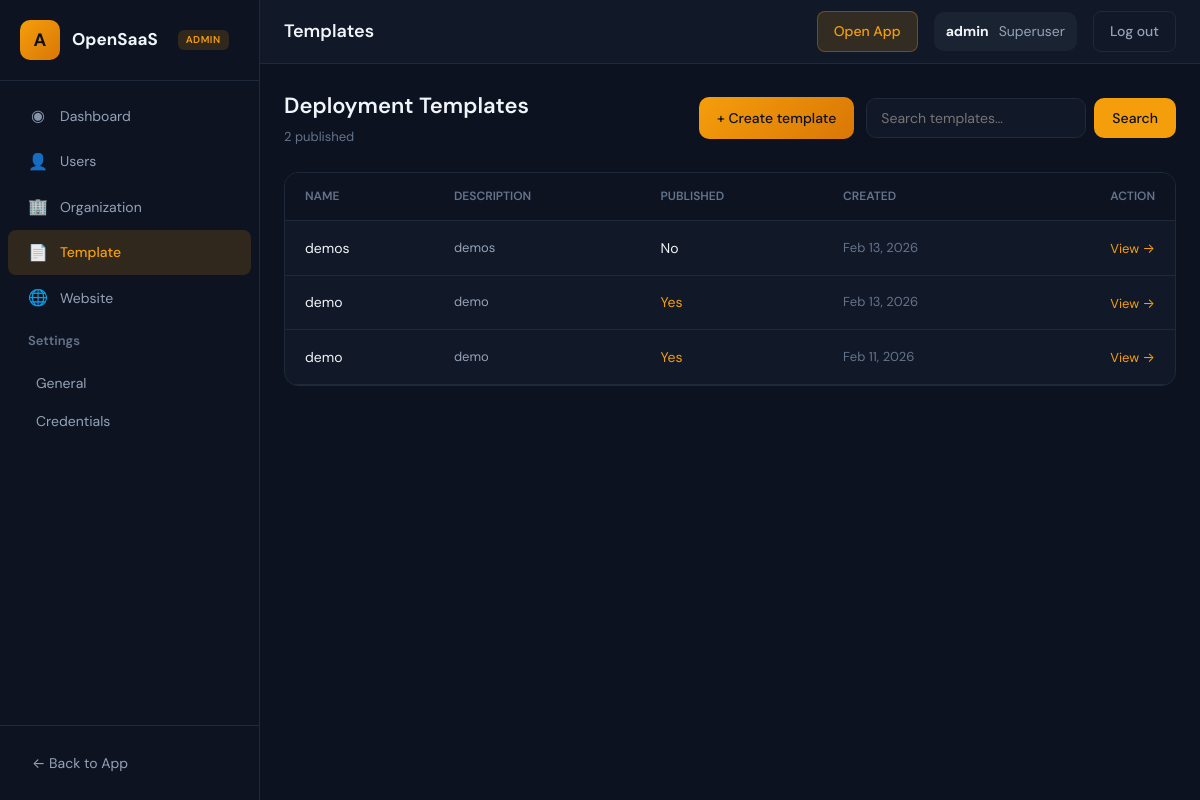
Screenshot of /admin_app/templates/ (signed in) with the database file from the repository.
### admin_app/models.py (models this page shows, shortened)
class DeploymentTemplate(models.Model):
    name = models.CharField(max_length=255)
    description = models.TextField()
    created_at = models.DateTimeField(auto_now_add=True)
    updated_at = models.DateTimeField(auto_now=True)
    published = models.BooleanField(default=False)
    project_id = models.ForeignKey(Project, on_delete=models.CASCADE, null=True, blank=True)
    default_domain = models.CharField(max_length=100, null=True, blank=True)
    workflow_id = models.CharField(max_length=100, null=True, blank=True)

### admin_app/views.py (the view)
# urls.py: path('templates/', views.AdminTemplateListView.as_view(), name='admin_template_list'),
class AdminTemplateListView(SuperuserRequiredMixin, LoginRequiredMixin, TemplateView):
    template_name = 'admin/template_list.html'
    def get(self, request, *args, **kwargs):
        qs = DeploymentTemplate.objects.all().order_by('-created_at')
        search = request.GET.get('search', '')
        if search:
            qs = qs.filter(Q(name__icontains=search) | Q(description__icontains=search))
        paginator = Paginator(qs, 15)
        page_obj = paginator.get_page(request.GET.get('page'))
        published_count = DeploymentTemplate.objects.filter(published=True).count()
        return render(request, self.template_name, {
            'page_obj': page_obj,
            'search': search,
            'published_count': published_count,
        })

### admin_app/views.py (called while the page is built)
    def test_func(self):
        return self.request.user.is_authenticated and self.request.user.is_superuser

### templates/admin/template_list.html (shortened to what this page needs)
{% extends "admin_app/base.html" %}
{% load static %}
{% block navbar_title %}Templates{% endblock %}
{% block content %}
<div class="admin-page-header" style="display: flex; flex-wrap: wrap; align-items: center; justify-content: space-between; gap: 16px; margin-bottom: 24px;">
    <div>
        <h1 style="font-size: 22px; font-weight: 600; color: var(--admin-text);">Deployment Templates</h1>
        <p style="font-size: 13px; color: var(--admin-text-muted); margin-top: 4px;">{{ published_count }} published</p>
    </div>
    <div style="display: flex; align-items: center; gap: 12px; flex-wrap: wrap;">
        <a href="{% url 'admin_template_create' %}" style="
            padding: 10px 18px; font-size: 14px; font-weight: 500; font-family: inherit; color: #0c1220;
            background: linear-gradient(135deg, var(--admin-accent), #d97706); border: none; border-radius: 10px; text-decoration: none;
        ">+ Create template</a>
        <form method="get" action="{% url 'admin_template_list' %}" style="display: flex; gap: 8px;">
        <input type="text" name="search" value="{{ search }}" placeholder="Search templates…" style="
            padding: 10px 14px; font-size: 14px; font-family: inherit; color: var(--admin-text); background: var(--admin-surface); border: 1px solid var(--admin-border); border-radius: 10px; width: 220px; outline: none;
        ">
        <button type="submit" style="padding: 10px 18px; font-size: 14px; font-weight: 500; font-family: inherit; color: #0c1220; background: var(--admin-accent); border: none; border-radius: 10px; cursor: pointer;">Search</button>
        </form>
    </div>
</div>
<div class="admin-table-wrap" style="background: var(--admin-surface); border: 1px solid var(--admin-border); border-radius: 14px; overflow: hidden;">
    <table style="width: 100%; border-collapse: collapse;">
        <thead>
            <tr style="background: var(--admin-sidebar); border-bottom: 1px solid var(--admin-border);">
                <th style="text-align: left; padding: 14px 20px; font-size: 12px; font-weight: 600; color: var(--admin-text-muted); text-transform: uppercase;">Name</th>
                <th style="text-align: left; padding: 14px 20px; font-size: 12px; font-weight: 600; color: var(--admin-text-muted); text-transform: uppercase;">Description</th>
                <th style="text-align: left; padding: 14px 20px; font-size: 12px; font-weight: 600; color: var(--admin-text-muted); text-transform: uppercase;">Published</th>
                <th style="text-align: left; padding: 14px 20px; font-size: 12px; font-weight: 600; color: var(--admin-text-muted); text-transform: uppercase;">Created</th>
                <th style="text-align: right; padding: 14px 20px; font-size: 12px; font-weight: 600; color: var(--admin-text-muted); text-transform: uppercase;">Action</th>
            </tr>
        </thead>
        <tbody>
            {% for t in page_obj %}
            <tr style="border-bottom: 1px solid var(--admin-border);">
                <td style="padding: 14px 20px; font-size: 14px; color: var(--admin-text);">{{ t.name }}</td>
                <td style="padding: 14px 20px; font-size: 13px; color: var(--admin-text-secondary); max-width: 280px;">{{ t.description|truncatewords:15 }}</td>
                <td style="padding: 14px 20px; font-size: 14px;">{% if t.published %}<span style="color: var(--admin-accent);">Yes</span>{% else %}No{% endif %}</td>
                <td style="padding: 14px 20px; font-size: 13px; color: var(--admin-text-muted);">{{ t.created_at|date:"M d, Y" }}</td>
                <td style="padding: 14px 20px; text-align: right;">
                    <a href="{% url 'admin_template_detail' t.pk %}" style="font-size: 13px; color: var(--admin-accent); text-decoration: none;">View →</a>
                </td>
            </tr>
            {% empty %}
            <tr>
                <td colspan="5" style="padding: 32px 20px; text-align: center; color: var(--admin-text-muted);">No templates found.</td>
            </tr>
            {% endfor %}
        </tbody>
    </table>
</div>
{% endblock %}

### templates/admin_app/base.html (shortened to what this page needs)
{% load static %}
<!DOCTYPE html>
<html lang="en">
<head>
</head>
<body>
    <aside class="admin-sidebar">
        <div class="sidebar-header">
            <a href="{% url 'admin_dashboard' %}" class="sidebar-brand">
                <span class="sidebar-logo">A</span>
                <span class="sidebar-brand-text">OpenSaaS</span>
                <span class="sidebar-badge">Admin</span>
            </a>
        </div>
        <nav class="sidebar-nav">
            <a href="{% url 'admin_dashboard' %}" class="menu-item {% if request.resolver_match.url_name == 'admin_dashboard' %}active{% endif %}">
                <span class="menu-item-icon">◉</span>
                <span>Dashboard</span>
            </a>
            <a href="{% url 'admin_users' %}" class="menu-item {% if request.resolver_match.url_name == 'admin_users' or request.resolver_match.url_name == 'admin_user_detail' %}active{% endif %}">
                <span class="menu-item-icon">👤</span>
                <span>Users</span>
            </a>
            <a href="{% url 'admin_organization_list' %}" class="menu-item {% if request.resolver_match.url_name == 'admin_organization_list' or request.resolver_match.url_name == 'admin_organization_detail' %}active{% endif %}">
                <span class="menu-item-icon">🏢</span>
                <span>Organization</span>
            </a>
            <a href="{% url 'admin_template_list' %}" class="menu-item {% if request.resolver_match.url_name == 'admin_template_list' or request.resolver_match.url_name == 'admin_template_detail' or request.resolver_match.url_name == 'admin_template_create' or request.resolver_match.url_name == 'admin_template_edit' %}active{% endif %}">
                <span class="menu-item-icon">📄</span>
                <span>Template</span>
            </a>
            <a href="{% url 'admin_website_list' %}" class="menu-item ">
                <span class="menu-item-icon">🌐</span>
                <span>Website</span>
            </a>
            <div class="menu-group">
                <div class="menu-group-title">Settings</div>
                <div class="menu-group-content">
                    <a href="{% url 'admin_settings_general' %}" class="menu-group-item {% if request.resolver_match.url_name == 'admin_settings_general' %}active{% endif %}">General</a>
                    <a href="{% url 'admin_credentials' %}" class="menu-group-item {% if request.resolver_match.url_name == 'admin_credentials' %}active{% endif %}">Credentials</a>
                </div>
            </div>
        </nav>
        <div class="sidebar-footer">
            <a href="{% url 'list_organization' %}">← Back to App</a>
        </div>
    </aside>
    <main class="admin-main">
        <header class="admin-navbar">
            <div class="admin-navbar-left">
                <span class="admin-navbar-title">{% block navbar_title %}Admin Dashboard{% endblock %}</span>
            </div>
            <div class="admin-navbar-right">
                <a href="{% url 'list_organization' %}" class="btn-app">Open App</a>
                <div class="admin-user">
                    <strong>{{ request.user.get_username }}</strong>
                    <span>Superuser</span>
                </div>
                <a href="{% url 'superuser_logout' %}" class="btn-out">Log out</a>
            </div>
        </header>
        <div class="admin-content">
            {% block content %}{% endblock %}
        </div>
    </main>
</body>
</html>

### templates/admin_app/base.html (style rules this page uses)
* { margin: 0; padding: 0; box-sizing: border-box; }
:root { --admin-bg: #0c1220; --admin-surface: #111827; --admin-surface-hover: #1a2332; --admin-sidebar: #0d1321; --admin-border: #1e293b; --admin-accent: #f59e0b; --admin-accent-hover: #fbbf24; --admin-accent-muted: rgba(245, 158, 11, 0.15); --admin-text: #f1f5f9; --admin-text-secondary: #94a3b8; --admin-text-muted: #64748b; --admin-danger: #ef4444; --sidebar-width: 260px; }
body { font-family: 'DM Sans', -apple-system, BlinkMacSystemFont, sans-serif; background: var(--admin-bg); color: var(--admin-text); line-height: 1.6; min-height: 100vh; display: flex; }
.admin-sidebar { width: var(--sidebar-width); min-height: 100vh; background: var(--admin-sidebar); border-right: 1px solid var(--admin-border); display: flex; flex-direction: column; flex-shrink: 0; }
.sidebar-header { padding: 20px; border-bottom: 1px solid var(--admin-border); }
.sidebar-brand { display: flex; align-items: center; gap: 12px; text-decoration: none; color: inherit; }
.sidebar-logo { width: 40px; height: 40px; background: linear-gradient(135deg, var(--admin-accent), #d97706); border-radius: 10px; display: flex; align-items: center; justify-content: center; font-weight: 700; font-size: 18px; color: #0c1220; }
.sidebar-brand-text { font-weight: 700; font-size: 17px; color: var(--admin-text); }
.sidebar-badge { display: inline-block; margin-left: 8px; padding: 2px 8px; background: var(--admin-accent-muted); color: var(--admin-accent); font-size: 10px; font-weight: 600; text-transform: uppercase; letter-spacing: 0.05em; border-radius: 6px; }
.sidebar-nav { flex: 1; padding: 12px 0; overflow-y: auto; }
.menu-item { display: flex; align-items: center; gap: 12px; padding: 10px 20px; font-size: 14px; color: var(--admin-text-secondary); text-decoration: none; border-radius: 0; margin: 0 8px; border-radius: 8px; transition: background 0.2s, color 0.2s; }
.menu-item.active { background: var(--admin-accent-muted); color: var(--admin-accent); font-weight: 500; }
.menu-item-icon { width: 20px; text-align: center; font-size: 16px; opacity: 0.9; }
.menu-group { margin-bottom: 4px; }
.menu-group-title { padding: 10px 20px; font-size: 13px; font-weight: 600; color: var(--admin-text-muted); margin: 0 8px; border-radius: 8px; }
.menu-group-content { padding: 2px 8px 8px 20px; }
.menu-group-item { display: block; padding: 8px 16px; font-size: 14px; color: var(--admin-text-secondary); text-decoration: none; border-radius: 8px; transition: background 0.2s, color 0.2s; }
.sidebar-footer { padding: 16px 20px; border-top: 1px solid var(--admin-border); }
.sidebar-footer a { display: flex; align-items: center; gap: 10px; padding: 10px 12px; color: var(--admin-text-secondary); text-decoration: none; font-size: 14px; border-radius: 8px; transition: background 0.2s, color 0.2s; }
.admin-main { flex: 1; display: flex; flex-direction: column; min-width: 0; }
.admin-navbar { height: 64px; background: var(--admin-surface); border-bottom: 1px solid var(--admin-border); display: flex; align-items: center; justify-content: space-between; padding: 0 24px; flex-shrink: 0; }
.admin-navbar-left { display: flex; align-items: center; gap: 16px; }
.admin-navbar-title { font-size: 18px; font-weight: 600; color: var(--admin-text); }
.admin-navbar-right { display: flex; align-items: center; gap: 16px; }
.admin-user { display: flex; align-items: center; gap: 10px; padding: 8px 12px; background: var(--admin-surface-hover); border-radius: 10px; font-size: 14px; color: var(--admin-text-secondary); }
.admin-user strong { color: var(--admin-text); }
.admin-navbar .btn-out { padding: 8px 16px; font-size: 14px; font-weight: 500; color: var(--admin-text-secondary); background: transparent; border: 1px solid var(--admin-border); border-radius: 8px; text-decoration: none; cursor: pointer; transition: all 0.2s; font-family: inherit; }
.admin-navbar .btn-app { padding: 8px 16px; font-size: 14px; font-weight: 500; color: var(--admin-accent); background: var(--admin-accent-muted); border: 1px solid rgba(245, 158, 11, 0.3); border-radius: 8px; text-decoration: none; transition: all 0.2s; }
.admin-content { flex: 1; padding: 24px; overflow-y: auto; }

### rows the page displays
DeploymentTemplate: name "demos", description "demos", published "No", created_at "Feb 13, 2026"
DeploymentTemplate: name "demo", description "demo", published "Yes", created_at "Feb 13, 2026"
DeploymentTemplate: name "demo", description "demo", published "Yes", created_at "Feb 11, 2026"

### other values shown
{{ request.user.get_username }} "admin"
{{ published_count }} "2"
